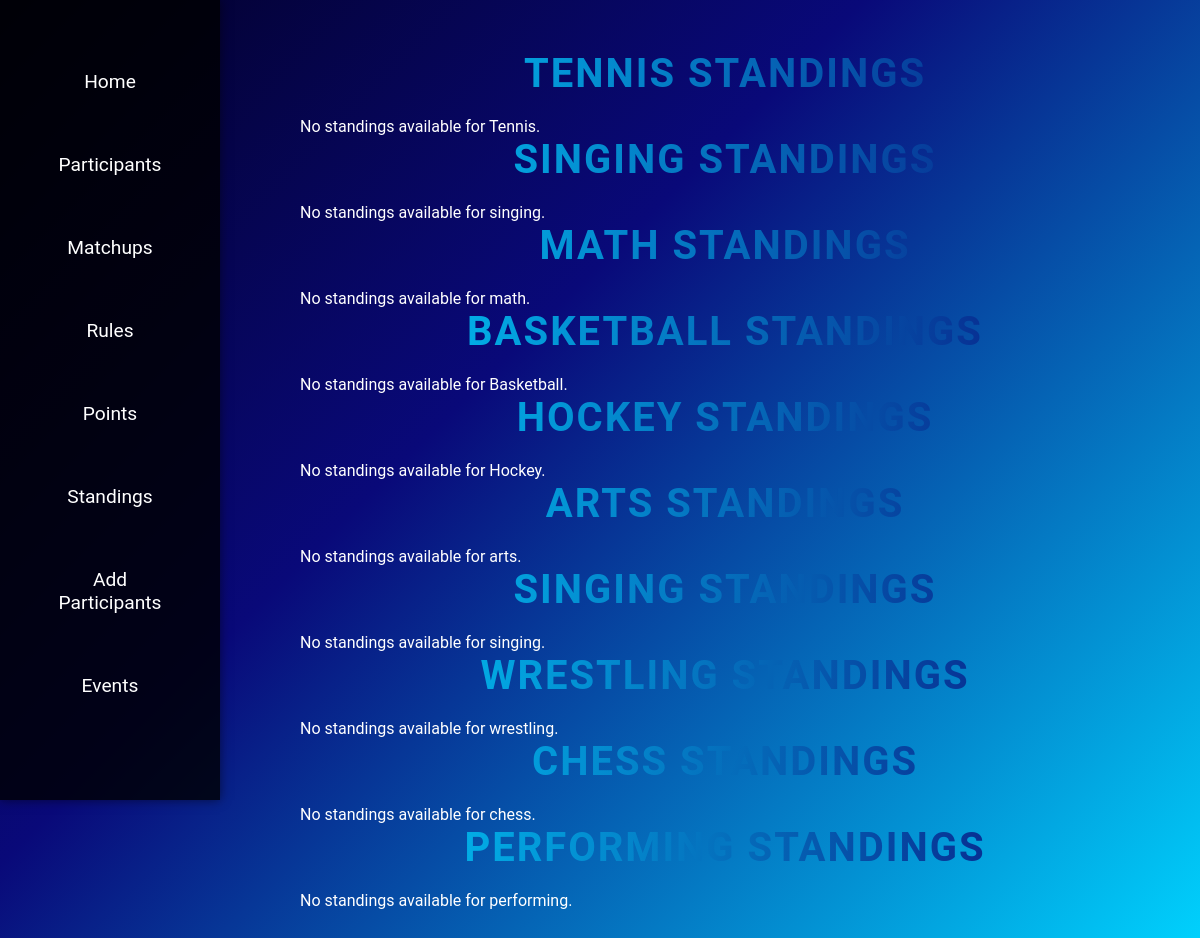
Page /standings.php on the committed database.
### tables this page shows
CREATE TABLE `events` (
  `id` int(11) NOT NULL,
  `event_name` varchar(255) NOT NULL,
  `event_type` enum('individual','team') NOT NULL
);

### standings.php (the view, shortened to what this page needs)
<?php
include('db_connection.php');
$events_result = $conn->query("SELECT event_name, event_type FROM events");
$events = [];
if ($events_result->num_rows > 0) {
    while ($row = $events_result->fetch_assoc()) {
        $events[] = $row;
    }
}
function get_standings($conn, $event) {
    $sql = "SELECT participant_name, SUM(points) as total_points
            FROM scores
            WHERE event = '$event'
            GROUP BY participant_name
            ORDER BY total_points DESC";
    $result = $conn->query($sql);
    if ($result->num_rows > 0) {
        echo "<table border='1'>";
        echo "<tr><th>Rank</th><th>Participant</th><th>Total Points</th></tr>";
        $rank = 1;
        while ($row = $result->fetch_assoc()) {
            echo "<tr><td>" . $rank . "</td><td>" . htmlspecialchars($row['participant_name']) . "</td><td>" . htmlspecialchars($row['total_points']) . "</td></tr>";
            $rank++;
        }
        echo "</table>";
    } else {
        echo "<p>No standings available for $event.</p>";
    }
}
?>
<!DOCTYPE html>
<html lang="en">
<head>
    <link rel="stylesheet" href="style.css">
    <link rel="stylesheet" href="style/standings.css">
</head>
<body>
    <div class="sidebar">
        <ul>
            <li><a href="index.php">Home</a></li>
            <li><a href="participants.php">Participants</a></li>
            <li><a href="matchups.php">Matchups</a></li>
            <li><a href="rules.php">Rules</a></li>
            <li><a href="points.php">Points</a></li>
            <li><a href="standings.php">Standings</a></li>
            <li><a href="add_participant.php">Add Participants</a></li>
            <li><a href="manage_events.php">Events</a></li>
        </ul>
    </div>
    <div class="content">
        <?php foreach ($events as $event): ?>
            <h1><?php echo htmlspecialchars($event['event_name']); ?> Standings</h1>
            <?php get_standings($conn, $event['event_name']); ?>
        <?php endforeach; ?>
    </div>
</body>
</html>

### style.css (style rules this page uses)
body { margin: 0; font-family: Arial, sans-serif; background-color: black; color: #00ff00; }
.sidebar { width: 250px; background-color: #333; padding: 20px; position: fixed; height: 100%; }
.sidebar ul { list-style-type: none; padding: 0; }
.sidebar ul li { padding: 10px; text-align: center; }
.sidebar ul li a { color: #00ff00; text-decoration: none; font-size: 1.2em; display: block; transition: background-color 0.3s ease-in-out; }
.content { margin-left: 270px; padding: 20px; flex-grow: 1; }
.content h1 { font-size: 2.5em; text-align: center; animation: fadeIn 1.5s ease; }

### style/standings.css (style rules this page uses)
* { margin: 0; padding: 0; box-sizing: border-box; font-family: 'Roboto', sans-serif; }
body { background: linear-gradient(135deg, #020024 0%, #090979 40%, #00d4ff 100%); color: #fff; overflow-x: hidden; }
h1, h2 { text-transform: uppercase; text-align: center; margin-bottom: 20px; }
.sidebar { width: 220px; height: 100vh; background: rgba(0, 0, 0, 0.8); position: fixed; top: 0; left: 0; padding-top: 50px; box-shadow: 0px 0px 10px rgba(0, 0, 0, 0.5); }
.sidebar ul { list-style: none; }
.sidebar ul li { margin-bottom: 20px; }
.sidebar ul li a { color: #fff; text-decoration: none; font-size: 1.2rem; padding: 10px; display: block; border-radius: 5px; transition: all 0.3s ease; }
.content { margin-left: 250px; padding: 50px; animation: fadeIn 1s ease-in-out; }
h1 { font-size: 3rem; background: linear-gradient(90deg, #00d4ff, #090979); background-clip: text; -webkit-background-clip: text; color: transparent; letter-spacing: 2px; }
h1 { animation: pulseGlow 2s infinite alternate; }

### rows in the picture
events: event_name "Tennis"
events: event_name "singing"
events: event_name "math"
events: event_name "Basketball"
events: event_name "Hockey"
events: event_name "arts"
events: event_name "singing"
events: event_name "wrestling"
events: event_name "chess"
events: event_name "performing"
